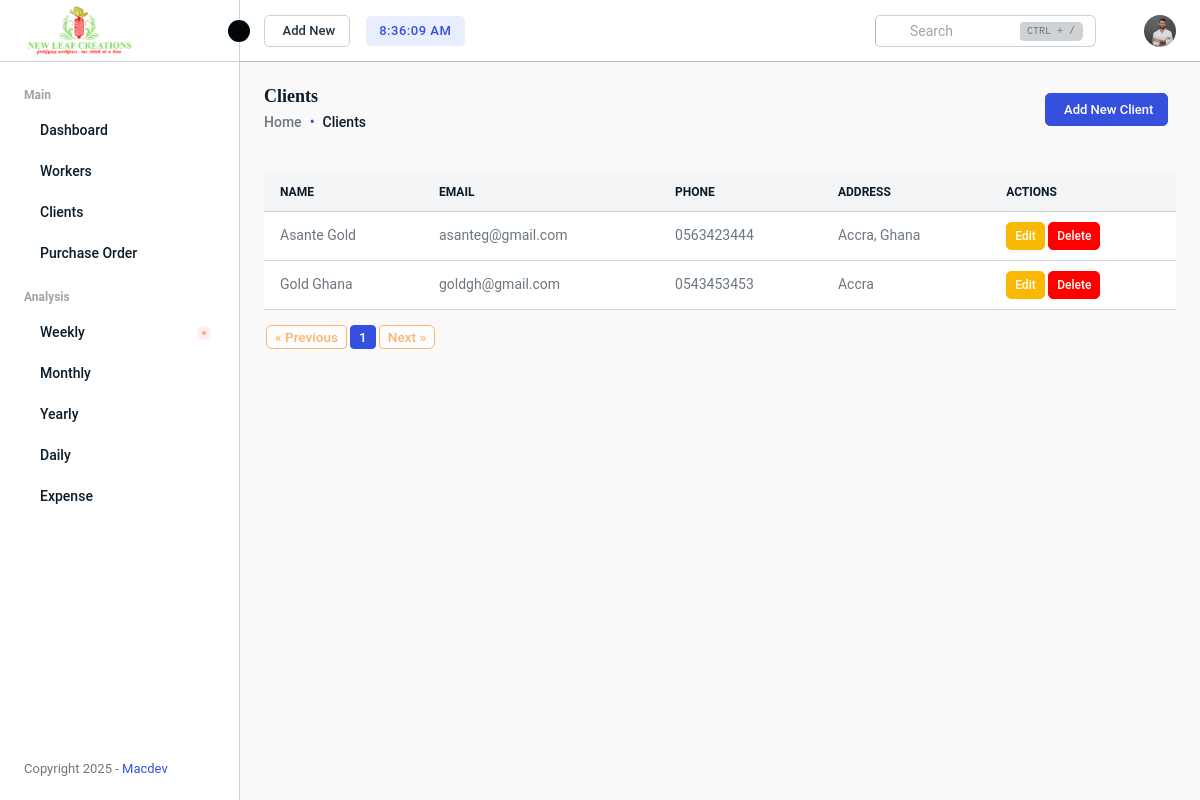
The app's page /management/register_client/ (signed in) with its own data.
### managementSystem/models.py (models this page shows, shortened)
class Client(models.Model):
    name = models.CharField(max_length=200)
    address = models.TextField()
    contact_email = models.EmailField()
    phone = models.CharField(max_length=15)

### managementSystem/views.py (the view, shortened to what this page needs)
# urls.py: path('register_client/', views.register_client, name='register_client'),
def register_client(request):
    clients = Client.objects.all().order_by('-id')
    paginator = Paginator(clients, 10)  # 10 workers per page
    page_number = request.GET.get('page')
    page_obj = paginator.get_page(page_number)
    return render(request, 'register_client.html', {
        'clients': page_obj,
        'paginator': paginator,
        'page_obj': page_obj,
    })

### managementSystem/templates/register_client.html (shortened to what this page needs)
{% extends "base.html" %}
{% load static %}
{% block content %}
    <div class="main-wrapper">
        <div class="page-wrapper">
            <div class="content content-two">
                <div class="mb-4 d-flex align-items-center flex-wrap gap-2 justify-content-between">
                    <div>
                        <h4 class="mb-1 fw-bold">Clients</h4>
                        <nav>
                            <ol class="breadcrumb breadcrumb-dot mb-0">
                                <li class="breadcrumb-item">
                                    <a href="{% url 'dashboard'%}">Home</a>
                                </li>
                                <li class="breadcrumb-item active" aria-current="page">Clients</li>
                            </ol>
                        </nav>
                    </div>
                    <div class=" d-flex align-items-center">
                        <a href="javascript:void(0);" class="btn btn-md btn-primary me-2" data-bs-toggle="modal" data-bs-target="#add_clients">Add New Client</a>
                    </div>
                </div>
                <div class="table-responsive">
                    <table class="table">
                        <thead class="thead-light text-uppercase">
                            <tr>
                                <th class="no-sort">Name</th>
                                <th class="no-sort">Email</th>
                                <th class="no-sort">Phone</th>
                                <th class="no-sort">Address</th>
                                <th class="no-sort">Actions</th>
                            </tr>
                        </thead>
                        <tbody>
                            {% for client in clients %}
                            <tr>
                                <td> {{client.name}} </td>
                                <td> {{client.contact_email}} </td>
                                <td> {{client.phone}} </td>
                                <td> {{client.address}} </td>
                                <td>
                                    <button class="btn btn-sm btn-warning edit-btn" data-id="{{ client.id }}">Edit</button>
                                    <button class="btn btn-danger btn-sm delete-btn" data-id="{{ client.id }}">Delete</button>
                                </td>
                            </tr>
                            {% empty %}
                            <tr>
                                <td colspan="6" class="text-center">No clients yet</td>
                            </tr>
                            {% endfor %}
                        </tbody>
                    </table>
                    <div class="pagination">
                        <nav aria-label="Worker pagination" class="pagination-container">
                            <ul class="pagination">
                                {% if clients.has_previous %}
                                    <li class="page-item">
                                        <a class="page-link btn btn-outline-primary" href="?page={{ clients.previous_page_number }}">
                                            &laquo; Previous
                                        </a>
                                    </li>
                                {% else %}
                                    <li class="page-item disabled">
                                        <span class="page-link btn btn-outline-secondary disabled">&laquo; Previous</span>
                                    </li>
                                {% endif %}
                                {% for num in clients.paginator.page_range %}
                                    {% if clients.number == num %}
                                        <li class="page-item active">
                                            <span class="page-link btn btn-primary">{{ num }}</span>
                                        </li>
                                    {% else %}
                                        <li class="page-item">
                                            <a class="page-link btn btn-outline-primary" href="?page={{ num }}">{{ num }}</a>
                                        </li>
                                    {% endif %}
                                {% endfor %}
                                {% if clients.has_next %}
                                    <li class="page-item">
                                        <a class="page-link btn btn-outline-primary" href="?page={{ clients.next_page_number }}">
                                            Next &raquo;
                                        </a>
                                    </li>
                                {% else %}
                                    <li class="page-item disabled">
                                        <span class="page-link btn btn-outline-secondary disabled">Next &raquo;</span>
                                    </li>
                                {% endif %}
                            </ul>
                        </nav>
                    </div>
                </div>
            </div>
        </div>
    </div>
{% endblock %}

### records on screen
Client: name "Asante Gold", contact_email "asanteg@gmail.com", phone "0563423444", address "Accra, Ghana"
Client: name "Gold Ghana", contact_email "goldgh@gmail.com", phone "0543453453", address "Accra"

### other values on screen
{{ num }} "1"
